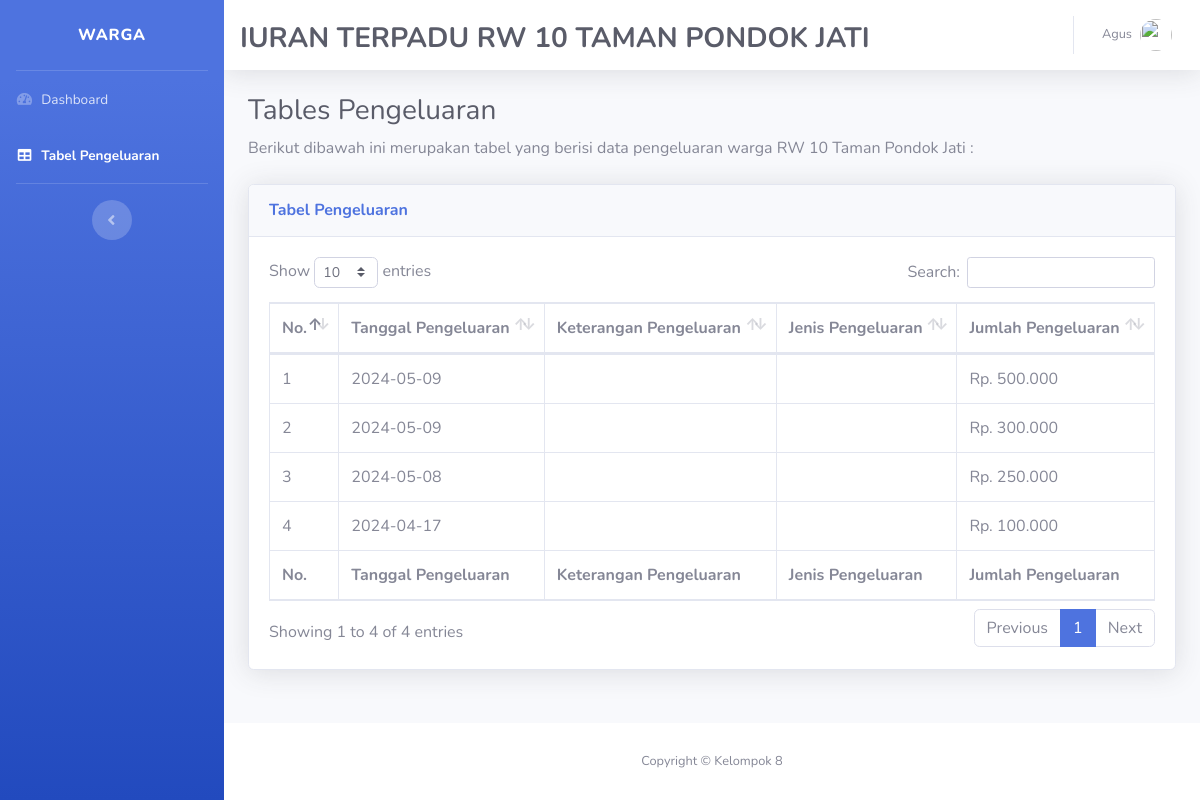
The app's page /tablespengeluaranwarga.php, older data.
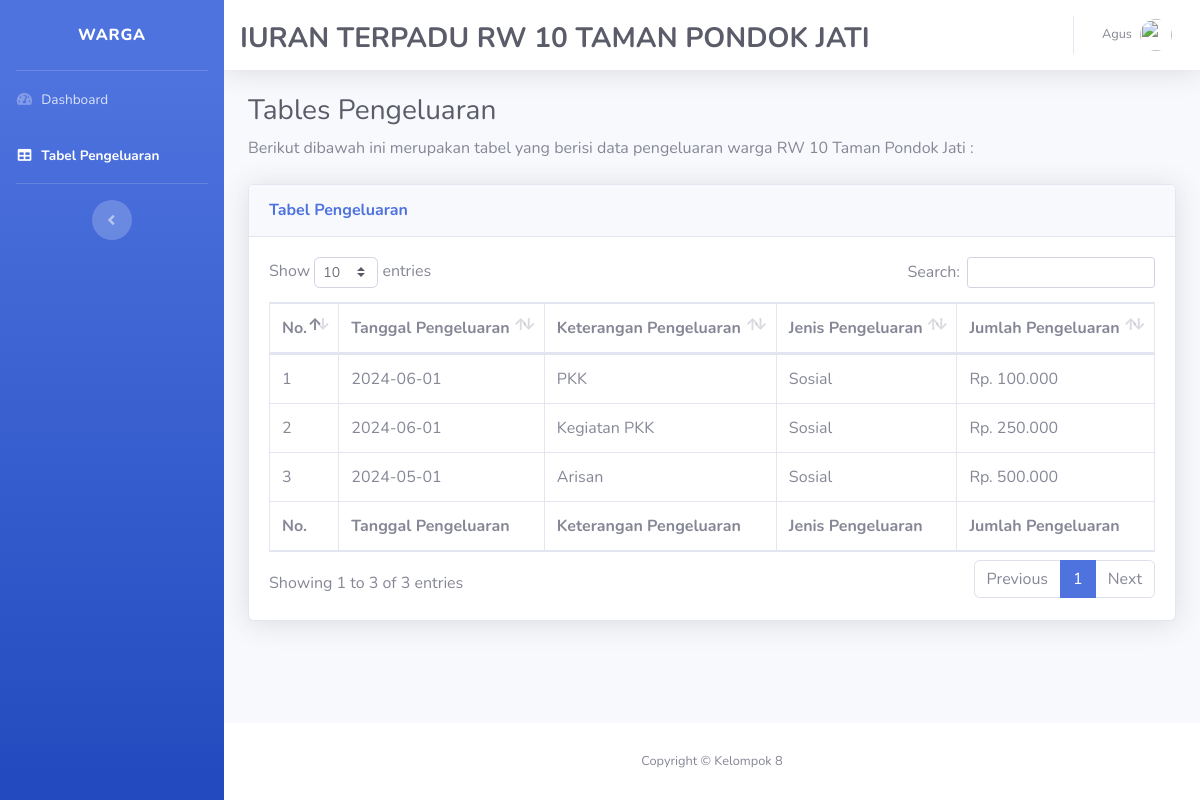
The same page, newer data.
### tables this page shows
CREATE TABLE `tb_pengeluaran` (
  `id_pengeluaran` int(11) NOT NULL,
  `jumlah_pengeluaran` varchar(20) NOT NULL,
  `keterangan_pengeluaran` varchar(50) NOT NULL,
  `jenis_pengeluaran` varchar(25) NOT NULL,
  `tanggal_pengeluaran` varchar(20) NOT NULL
);

### tablespengeluaranwarga.php (the view, shortened to what this page needs)
<?php
   include_once ("database.php");
   $rp = "Rp. ";
   $query = "SELECT * FROM tb_pengeluaran";
   $query .= " ORDER BY id_pengeluaran DESC";
   $hasil = mysqli_query($db, $query);
?>
<!DOCTYPE html>
<html lang="en">
<head>
  <link href="vendor/fontawesome-free/css/all.min.css" rel="stylesheet" type="text/css">
  <link href="css/sb-admin-2.min.css" rel="stylesheet">
  <link href="vendor/datatables/dataTables.bootstrap4.min.css" rel="stylesheet">
</head>
<body id="page-top">
  <div id="wrapper">
    <ul class="navbar-nav bg-gradient-primary sidebar sidebar-dark accordion" id="accordionSidebar">
      <a class="sidebar-brand d-flex align-items-center justify-content-center" href="index.html">
        <div class="sidebar-brand-text mx-3"> Warga <sup></sup></div>
      </a>
      <hr class="sidebar-divider my-0">
      <li class="nav-item">
        <a class="nav-link" href="dashboardwarga.php">
          <i class="fas fa-fw fa-tachometer-alt"></i>
          <span>Dashboard</span></a>
      </li>
      <li class="nav-item active">
        <a class="nav-link" href="tablespengeluaranwarga.php">
          <i class="fas fa-fw fa-table"></i>
          <span>Tabel Pengeluaran</span></a>
      </li>
      <hr class="sidebar-divider d-none d-md-block">
      <div class="text-center d-none d-md-inline">
        <button class="rounded-circle border-0" id="sidebarToggle"></button>
      </div>
    </ul>
    <div id="content-wrapper" class="d-flex flex-column">
      <div id="content">
        <nav class="navbar navbar-expand navbar-light bg-white topbar mb-4 static-top shadow">
          <div class="container mt-3">
          <span class="h3 font-weight-bold text-uppercase text-dark">Iuran Terpadu RW 10 Taman Pondok Jati</span>
          </div>
          <ul class="navbar-nav ml-auto">
            <li class="nav-item dropdown no-arrow">
              <a class="nav-link dropdown-toggle" href="#" id="userDropdown" role="button" data-toggle="dropdown" aria-haspopup="true" aria-expanded="false">
                <span class="mr-2 d-none d-lg-inline text-gray-600 small">Agus</span>
                <img class="img-profile rounded-circle" src="https://source.unsplash.com/QAB-WJcbgJk/60x60">
              </a>
            </li>
          </ul>
        </nav>
        <div class="container-fluid">
          <h1 class="h3 mb-2 text-gray-800">Tables Pengeluaran</h1>
          <p class="mb-4">Berikut dibawah ini merupakan tabel yang berisi data pengeluaran warga RW 10 Taman Pondok Jati :</a></p>
          <div class="card shadow mb-4">
            <div class="card-header py-3">
              <h6 class="m-0 font-weight-bold text-primary">Tabel Pengeluaran</h6>
            </div>
            <div class="card-body">
              <div class="table-responsive">
                <table class="table table-bordered" id="dataTable" width="100%" cellspacing="0">
                <thead>
                    <tr>
                      <th>No.</th>
                      <th>Tanggal Pengeluaran</th>
                      <th>Keterangan Pengeluaran</th>
                      <th>Jenis Pengeluaran</th>
                      <th>Jumlah Pengeluaran</th>
                    </tr>
                  </thead>
                  <tfoot>
                    <tr>
                      <th>No.</th>
                      <th>Tanggal Pengeluaran</th>
                      <th>Keterangan Pengeluaran</th>
                      <th>Jenis Pengeluaran</th>
                      <th>Jumlah Pengeluaran</th>
                    </tr>
                  </tfoot>
                  <tbody>
                  <?php $nomor=1;
                  while ($data=mysqli_fetch_array ($hasil)):
                    ?>
                    <tr>
                    <td><?= $nomor++ ?></td>
                    <td> <?php echo $data['tanggal_pengeluaran']; ?> </td>
                    <td> <?php echo $data['keterangan_pengeluaran']; ?> </td>
                    <td> <?php echo $data['jenis_pengeluaran']; ?> </td>
                    <td> <?php echo $rp .$data['jumlah_pengeluaran']; ?> </td>
                    </tr>
                    <?php endwhile;  ?>
                  </tbody>
                </table>
              </div>
            </div>
          </div>
        </div>
      </div>
      <footer class="sticky-footer bg-white">
        <div class="container my-auto">
          <div class="copyright text-center my-auto">
            <span>Copyright &copy; Kelompok 8 </span>
          </div>
        </div>
      </footer>
    </div>
  </div>
</body>
</html>

Row changes from the older to the newer data that the page shows:
removed tb_pengeluaran: tanggal_pengeluaran "2024-05-09", jumlah_pengeluaran "500.000"
removed tb_pengeluaran: tanggal_pengeluaran "2024-05-09", jumlah_pengeluaran "300.000"
removed tb_pengeluaran: tanggal_pengeluaran "2024-05-08", jumlah_pengeluaran "250.000"
removed tb_pengeluaran: tanggal_pengeluaran "2024-04-17", jumlah_pengeluaran "100.000"
added tb_pengeluaran: tanggal_pengeluaran "2024-06-01", keterangan_pengeluaran "PKK", jenis_pengeluaran "Sosial", jumlah_pengeluaran "100.000"
added tb_pengeluaran: tanggal_pengeluaran "2024-06-01", keterangan_pengeluaran "Kegiatan PKK", jenis_pengeluaran "Sosial", jumlah_pengeluaran "250.000"
added tb_pengeluaran: tanggal_pengeluaran "2024-05-01", keterangan_pengeluaran "Arisan", jenis_pengeluaran "Sosial", jumlah_pengeluaran "500.000"
Text that changed along with them:
text written by a page script: "Show entries Search: Showing 1 to 4 of 4 entries Previous 1 Next" → "Show entries Search: Showing 1 to 3 of 3 entries Previous 1 Next"
